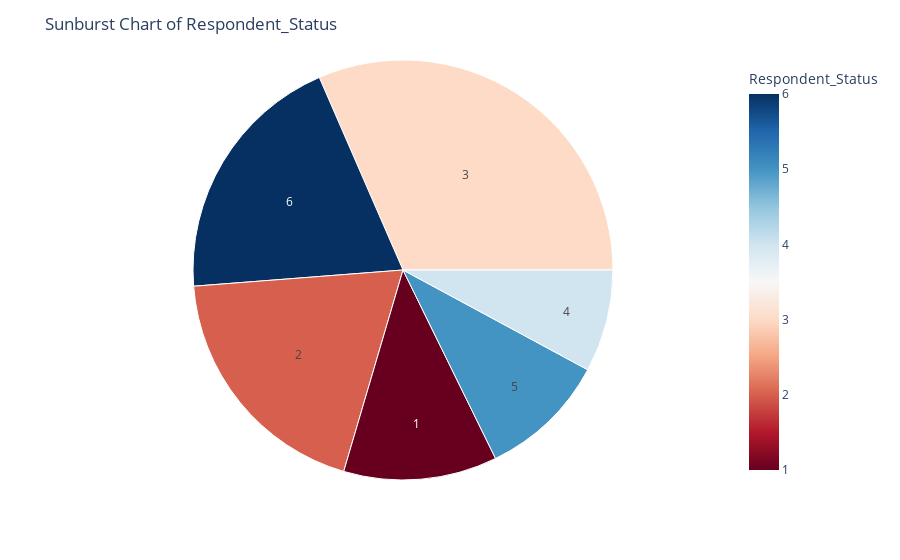

The notebook cell saved with this chart:
### Code cell
import plotly.express as px

# Group the data by 'Respondent_Status' and count the number of occurrences
respondent_status_counts = df['Respondent_Status'].value_counts().reset_index()
respondent_status_counts.columns = ['Respondent_Status', 'Count']

# Create a sunburst chart
fig = px.sunburst(respondent_status_counts, path=['Respondent_Status'], values='Count',
                  color='Respondent_Status', color_continuous_scale='RdBu')

# Update layout
fig.update_layout(title='Sunburst Chart of Respondent_Status',
                  uniformtext=dict(minsize=10, mode='hide'))

# Show the chart
fig.show()

### Figure 1 — Plotly figure (JSON) as saved in the notebook; plotly's stock layout.template omitted (floating-point values rounded to 4 significant figures)
{"data": [{"branchvalues": "total", "customdata": [[1], [2], [3], [4], [5], [6]], "domain": {"x": [0, 1], "y": [0, 1]}, "hovertemplate": "labels=%{label}<br>Count=%{value}<br>parent=%{parent}<br>id=%{id}<br>Respondent_Status=%{color}<extra></extra>", "ids": ["1", "2", "3", "4", "5", "6"], "labels": ["1", "2", "3", "4", "5", "6"], "marker": {"coloraxis": "coloraxis", "colors": [1, 2, 3, 4, 5, 6]}, "name": "", "parents": ["", "", "", "", "", ""], "type": "sunburst", "values": [24, 39, 64, 16, 20, 40]}], "layout": {"autosize": true, "coloraxis": {"colorbar": {"title": {"text": "Respondent_Status"}}, "colorscale": [[0, "rgb(103,0,31)"], [0.1, "rgb(178,24,43)"], [0.2, "rgb(214,96,77)"], [0.3, "rgb(244,165,130)"], [0.4, "rgb(253,219,199)"], [0.5, "rgb(247,247,247)"], [0.6, "rgb(209,229,240)"], [0.7, "rgb(146,197,222)"], [0.8, "rgb(67,147,195)"], [0.9, "rgb(33,102,172)"], [1, "rgb(5,48,97)"]]}, "legend": {"tracegroupgap": 0}, "margin": {"t": 60}, "title": {"text": "Sunburst Chart of Respondent_Status"}, "uniformtext": {"minsize": 10, "mode": "hide"}}}
